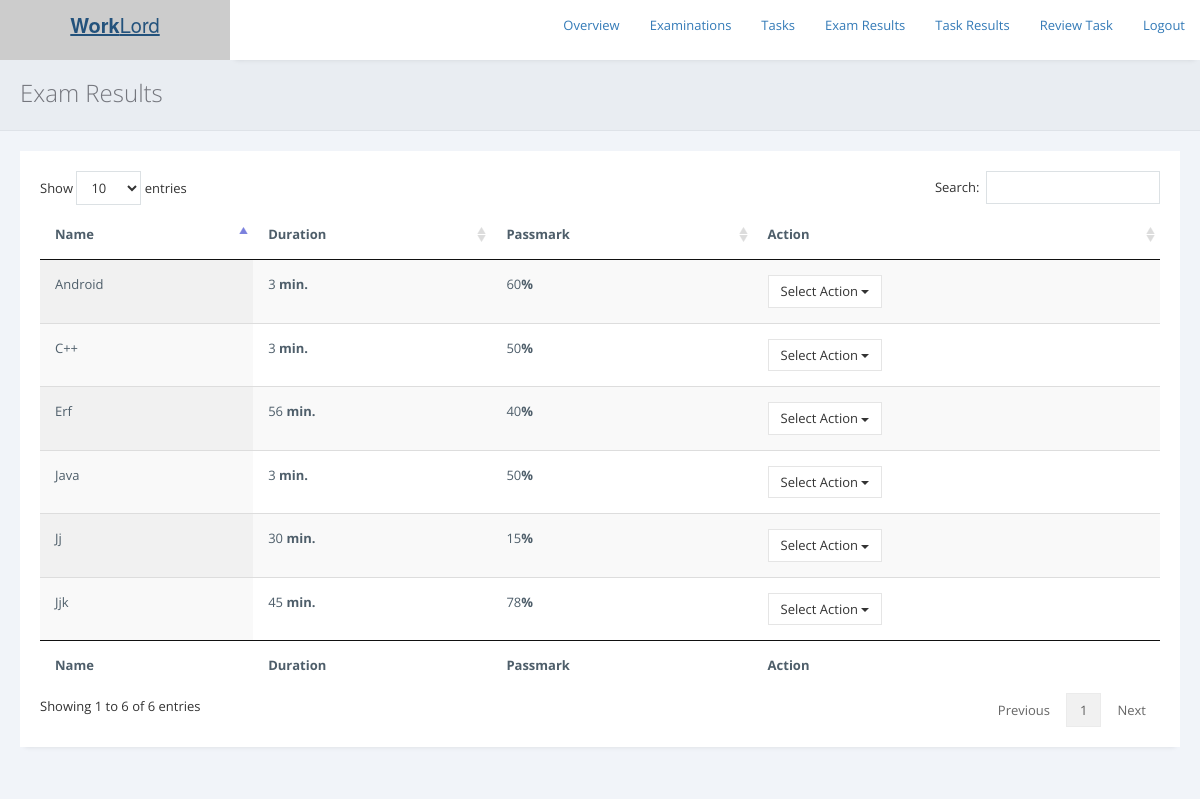
Screenshot of /exams/admin/results.php with the database file from the repository.
### tables this page shows
CREATE TABLE `examinations` (
  `exam_id` varchar(255) NOT NULL,
  `exam_name` varchar(255) NOT NULL,
  `duration` int(255) NOT NULL,
  `passmark` int(255) NOT NULL,
  `terms` longtext NOT NULL,
  `status` varchar(255) NOT NULL DEFAULT 'Inactive'
);

### exams/admin/results.php (the view, shortened to what this page needs)
<?php
include 'includes/check_reply.php';
?>
<!DOCTYPE html>
<html>
<head>
<link rel="stylesheet" href="https://cdnjs.cloudflare.com/ajax/libs/twitter-bootstrap/3.3.7/css/bootstrap.min.css">
<link rel="stylesheet" href="https://cdnjs.cloudflare.com/ajax/libs/font-awesome/4.7.0/css/font-awesome.min.css">
<link rel="stylesheet" href="https://cdnjs.cloudflare.com/ajax/libs/ionicons/2.0.1/css/ionicons.min.css">
<link rel="stylesheet" href="../../css/AdminLTE.min.css">
        <link href="../assets/plugins/pace-master/themes/blue/pace-theme-flash.css" rel="stylesheet"/>
        <link href="../assets/plugins/uniform/css/uniform.default.min.css" rel="stylesheet"/>
        <link href="../assets/plugins/bootstrap/css/bootstrap.min.css" rel="stylesheet" type="text/css"/>
        <link href="../assets/plugins/fontawesome/css/font-awesome.css" rel="stylesheet" type="text/css"/>
        <link href="../assets/plugins/line-icons/simple-line-icons.css" rel="stylesheet" type="text/css"/>
        <link href="../assets/plugins/offcanvasmenueffects/css/menu_cornerbox.css" rel="stylesheet" type="text/css"/>
        <link href="../assets/plugins/waves/waves.min.css" rel="stylesheet" type="text/css"/>
        <link href="../assets/plugins/switchery/switchery.min.css" rel="stylesheet" type="text/css"/>
        <link href="../assets/plugins/3d-bold-navigation/css/style.css" rel="stylesheet" type="text/css"/>
        <link href="../assets/plugins/slidepushmenus/css/component.css" rel="stylesheet" type="text/css"/>
        <link href="../assets/plugins/datatables/css/jquery.datatables.min.css" rel="stylesheet" type="text/css"/>
        <link href="../assets/plugins/datatables/css/jquery.datatables_themeroller.css" rel="stylesheet" type="text/css"/>
        <link href="../assets/plugins/x-editable/bootstrap3-editable/css/bootstrap-editable.css" rel="stylesheet" type="text/css">
        <link href="../assets/plugins/bootstrap-datepicker/css/datepicker3.css" rel="stylesheet" type="text/css"/>
		<link href="../assets/plugins/select2/css/select2.min.css" rel="stylesheet" type="text/css"/>
        <link href="../assets/css/modern.min.css" rel="stylesheet" type="text/css"/>
        <link href="../assets/css/themes/green.css" class="theme-color" rel="stylesheet" type="text/css"/>
        <link href="../assets/css/custom.css" rel="stylesheet" type="text/css"/>
        <link href="../assets/css/snack.css" rel="stylesheet" type="text/css"/>
        <link href="../assets/plugins/summernote-master/summernote.css" rel="stylesheet" type="text/css"/>
        <link href="../assets/plugins/bootstrap-datepicker/css/datepicker3.css" rel="stylesheet" type="text/css"/>
        <link href="../assets/plugins/bootstrap-colorpicker/css/colorpicker.css" rel="stylesheet" type="text/css"/>
        <link href="../assets/plugins/bootstrap-tagsinput/bootstrap-tagsinput.css" rel="stylesheet" type="text/css"/>
        <link href="../assets/plugins/bootstrap-timepicker/css/bootstrap-timepicker.min.css" rel="stylesheet" type="text/css"/>
    </head>
    <body <?php if ($ms == "1") { print 'onload="myFunction()"'; } ?> >
        <main class="content-wrap">
  <header class="main-header">
    <a href="../../index.php" class="logo logo-bg">
      <span class="logo-lg"><b>Work</b>Lord</span>
    </a>
    <nav class="navbar navbar-static-top">
      <div class="navbar-custom-menu">
        <ul class="nav navbar-nav">
		<li><a href="./">Overview</a></li>
		<li><a href="examinations.php">Examinations</a></li>
		<li><a href="tasks.php">Tasks</a></li>
		<li><a href="results.php">Exam Results</a></li>
		<li><a href="view-taskresults.php">Task Results</a></li>
		<li><a href="reviewtask.php">Review Task</a></li>
		<li><a href="../../logout.php">Logout</a></li>
        </ul>
      </div>
    </nav>
  </header>
            <div class="page-inner">
                <div class="page-title">
                    <h3>Exam Results</h3>
                </div>
                <div id="main-wrapper">
                    <div class="row">
                        <div class="col-md-12">
						<div class="row">
                            <div class="col-md-12">
                                <div class="panel panel-white">
                                    <div class="panel-body">
                                    <div class="table-responsive">
										   <?php
										   include '../../db.php';
										   $sql = "SELECT * FROM examinations";
                                           $result = $conn->query($sql);
                                           if ($result->num_rows > 0) {
										print '
										<table id="example" class="display table" style="width: 100%; cellspacing: 0;">
                                        <thead>
                                            <tr>
                                                <th>Name</th>
                                                <th>Duration</th>
												<th>Passmark</th>
                                                <th>Action</th>
                                            </tr>
                                        </thead>
                                        <tfoot>
                                            <tr>
                                                <th>Name</th>
                                                <th>Duration</th>
												<th>Passmark</th>
                                                <th>Action</th>
                                            </tr>
                                        </tfoot>
                                        <tbody>';
                                           while($row = $result->fetch_assoc()) {
                                          print '
										       <tr>
                                                <td>'.$row['exam_name'].'</td>
												<td>'.$row['duration'].'<b> min.</b></td>
												<td>'.$row['passmark'].'<b>%</b></td>
                                                <td><div class="btn-group" role="group">
                                                <button type="button" class="btn btn-default dropdown-toggle" data-toggle="dropdown" aria-expanded="false">
                                                    Select Action
                                                    <span class="caret"></span>
                                                </button>
                                                <ul class="dropdown-menu" role="menu">
													<li><a href="view-results.php?eid='.$row['exam_id'].'">View Results</a></li>
                                                </ul>
                                            </div></td>
                                            </tr>';
                                           }
										   print '
									   </tbody>
                                       </table>  ';
                                            } else {
											print '
												<div class="alert alert-info" role="alert">
                                        Nothing was found in database.
                                    </div>';
                                           }
										   ?>
                                    </div>
                                    </div>
                                </div>
                            </div>
                        </div>
                        </div>
                    </div>
                </div>
            </div>
        </main>
    </body>
</html>

### rows the page displays
examinations: exam_name "Jjk", duration "45", passmark "78"
examinations: exam_name "Erf", duration "56", passmark "40"
examinations: exam_name "Java", duration "3", passmark "50"
examinations: exam_name "Jj", duration "30", passmark "15"
examinations: exam_name "C++", duration "3", passmark "50"
examinations: exam_name "Android", duration "3", passmark "60"
